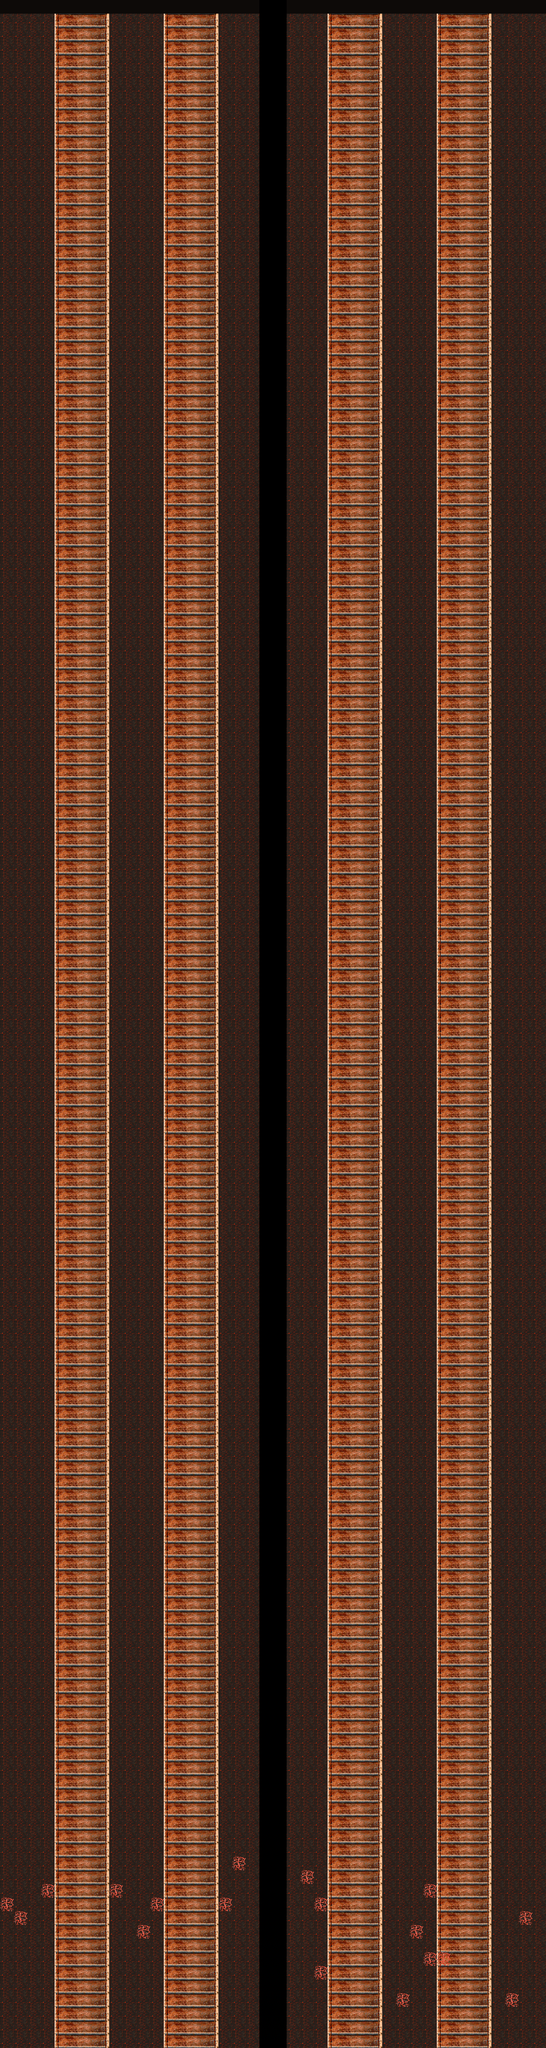

Tiled map render using the project's own tile images. Description and the map definition, with tile-layer contents summarised, below:
An orthogonal 40x150 tile map with 32x32 px tiles, 2 tile layers (piso, decoracion) and 225 objects (138x lava, 76x meta, 5x obstaculo, 4x moneda, jugador1, ...).

<map version="1.10" tiledversion="1.10.2" orientation="orthogonal" renderorder="right-down" width="40" height="150" tilewidth="32" tileheight="32" infinite="0" nextlayerid="10" nextobjectid="303">
 <editorsettings>
  <export target="nivel1.json" format="json" />
 </editorsettings>
 <tileset firstgid="1" name="atlas-lava" tilewidth="32" tileheight="32" tilecount="9" columns="9">
  <image source="../atlas/atlas-lava.png" width="288" height="32" />
  <tile id="4">
   <properties>
    <property name="fuego" type="bool" value="true" />
   </properties>
  </tile>
  <tile id="6">
   <properties>
    <property name="collision" type="bool" value="true" />
   </properties>
  </tile>
 </tileset>
 <layer id="5" name="piso" width="40" height="150">
  <data>[6000 cells, 5700 non-empty, 5 distinct tile ids]</data>
 </layer>
 <layer id="8" name="decoracion" width="40" height="150">
  <data>[6000 cells, 56 non-empty, 2 distinct tile ids]</data>
 </layer>
 <objectgroup id="6" name="objetos">
  <object id="3" name="jugador1" x="180.303" y="4751.46">
   <point />
  </object>
  <object id="4" name="jugador2" x="1084.85" y="4745.82">
   <point />
  </object>
  <object id="21" type="lava" gid="6" x="0" y="4512" width="32" height="32" />
  <object id="22" type="lava" gid="6" x="32" y="4512" width="32" height="32" />
  <object id="23" type="lava" gid="6" x="64" y="4512" width="32" height="32" />
  <object id="24" type="lava" gid="6" x="96" y="4512" width="32" height="32" />
  <object id="25" type="lava" gid="6" x="96" y="4480" width="32" height="32" />
  <object id="26" type="lava" gid="6" x="64" y="4480" width="32" height="32" />
  <object id="27" type="lava" gid="6" x="0" y="4480" width="32" height="32" />
  <object id="28" type="lava" gid="6" x="32" y="4480" width="32" height="32" />
  <object id="30" type="lava" gid="6" x="256" y="4288" width="32" height="32" />
  <object id="31" type="lava" gid="6" x="288" y="4288" width="32" height="32" />
  <object id="32" type="lava" gid="6" x="320" y="4288" width="32" height="32" />
  <object id="33" type="lava" gid="6" x="352" y="4288" width="32" height="32" />
  <object id="38" type="lava" gid="6" x="0" y="3936" width="32" height="32" />
  <object id="39" type="lava" gid="6" x="32" y="3936" width="32" height="32" />
  <object id="40" type="lava" gid="6" x="64" y="3936" width="32" height="32" />
  <object id="41" type="lava" gid="6" x="96" y="3936" width="32" height="32" />
  <object id="42" type="lava" gid="6" x="256" y="3616" width="32" height="32" />
  <object id="43" type="lava" gid="6" x="288" y="3616" width="32" height="32" />
  <object id="44" type="lava" gid="6" x="352" y="3616" width="32" height="32" />
  <object id="45" type="lava" gid="6" x="320" y="3616" width="32" height="32" />
  <object id="46" type="lava" gid="6" x="0" y="3264" width="32" height="32" />
  <object id="47" type="lava" gid="6" x="32" y="3264" width="32" height="32" />
  <object id="48" type="lava" gid="6" x="64" y="3264" width="32" height="32" />
  <object id="49" type="lava" gid="6" x="96" y="3264" width="32" height="32" />
  <object id="50" type="lava" gid="6" x="512" y="3232" width="32" height="32" />
  <object id="51" type="lava" gid="6" x="544" y="3232" width="32" height="32" />
  <object id="52" type="lava" gid="6" x="576" y="3232" width="32" height="32" />
  <object id="53" type="lava" gid="6" x="672" y="3360" width="32" height="32" />
  <object id="54" type="lava" gid="6" x="704" y="3360" width="32" height="32" />
  <object id="55" type="lava" gid="6" x="736" y="3360" width="32" height="32" />
  <object id="56" type="lava" gid="6" x="896" y="3616" width="32" height="32" />
  <object id="57" type="lava" gid="6" x="928" y="3616" width="32" height="32" />
  <object id="58" type="lava" gid="6" x="960" y="3616" width="32" height="32" />
  <object id="59" type="lava" gid="6" x="992" y="3616" width="32" height="32" />
  <object id="60" type="lava" gid="6" x="672" y="3872" width="32" height="32" />
  <object id="61" type="lava" gid="6" x="704" y="3872" width="32" height="32" />
  <object id="62" type="lava" gid="6" x="736" y="3872" width="32" height="32" />
  <object id="63" type="lava" gid="6" x="896" y="4128" width="32" height="32" />
  <object id="64" type="lava" gid="6" x="928" y="4128" width="32" height="32" />
  <object id="65" type="lava" gid="6" x="960" y="4128" width="32" height="32" />
  <object id="66" type="lava" gid="6" x="992" y="4128" width="32" height="32" />
  <object id="67" type="lava" gid="6" x="1152" y="3936" width="32" height="32" />
  <object id="68" type="lava" gid="6" x="1184" y="3936" width="32" height="32" />
  <object id="69" type="lava" gid="6" x="1216" y="3936" width="32" height="32" />
  <object id="70" type="lava" gid="6" x="1248" y="3936" width="32" height="32" />
  <object id="71" type="lava" gid="6" x="1152" y="3264" width="32" height="32" />
  <object id="72" type="lava" gid="6" x="1216" y="3264" width="32" height="32" />
  <object id="73" type="lava" gid="6" x="1184" y="3264" width="32" height="32" />
  <object id="74" type="lava" gid="6" x="1248" y="3264" width="32" height="32" />
  <object id="75" type="lava" gid="6" x="896" y="3040" width="32" height="32" />
  <object id="76" type="lava" gid="6" x="928" y="3040" width="32" height="32" />
  <object id="77" type="lava" gid="6" x="992" y="3040" width="32" height="32" />
  <object id="78" type="lava" gid="6" x="960" y="3040" width="32" height="32" />
  <object id="79" type="lava" gid="6" x="896" y="4352" width="32" height="32" />
  <object id="80" type="lava" gid="6" x="928" y="4352" width="32" height="32" />
  <object id="81" type="lava" gid="6" x="992" y="4352" width="32" height="32" />
  <object id="82" type="lava" gid="6" x="960" y="4352" width="32" height="32" />
  <object id="83" type="lava" gid="6" x="1029.33" y="4477.33" width="32" height="32" />
  <object id="84" type="lava" gid="6" x="1184" y="4480" width="32" height="32" />
  <object id="85" type="lava" gid="6" x="1248" y="4480" width="32" height="32" />
  <object id="86" type="lava" gid="6" x="1216" y="4480" width="32" height="32" />
  <object id="87" type="lava" gid="6" x="574.909" y="3264.48" width="32" height="32" />
  <object id="88" type="lava" gid="6" x="512" y="3264" width="32" height="32" />
  <object id="89" type="lava" gid="6" x="544" y="3264" width="32" height="32" />
  <object id="90" type="lava" gid="6" x="0" y="3296" width="32" height="32" />
  <object id="91" type="lava" gid="6" x="32" y="3296" width="32" height="32" />
  <object id="92" type="lava" gid="6" x="64" y="3296" width="32" height="32" />
  <object id="93" type="lava" gid="6" x="96" y="3296" width="32" height="32" />
  <object id="94" type="lava" gid="6" x="256" y="3648" width="32" height="32" />
  <object id="95" type="lava" gid="6" x="288" y="3648" width="32" height="32" />
  <object id="96" type="lava" gid="6" x="352" y="3648" width="32" height="32" />
  <object id="97" type="lava" gid="6" x="320" y="3648" width="32" height="32" />
  <object id="98" type="lava" gid="6" x="0" y="3968" width="32" height="32" />
  <object id="99" type="lava" gid="6" x="64" y="3968" width="32" height="32" />
  <object id="100" type="lava" gid="6" x="32" y="3968" width="32" height="32" />
  <object id="101" type="lava" gid="6" x="96" y="3968" width="32" height="32" />
  <object id="103" type="lava" gid="6" x="256" y="4256" width="32" height="32" />
  <object id="104" type="lava" gid="6" x="288" y="4256" width="32" height="32" />
  <object id="105" type="lava" gid="6" x="320" y="4256" width="32" height="32" />
  <object id="106" type="lava" gid="6" x="320" y="4256" width="32" height="32" />
  <object id="107" type="lava" gid="6" x="352" y="4256" width="32" height="32" />
  <object id="108" type="lava" gid="6" x="576" y="4064" width="32" height="32" />
  </objectgroup>
</map>
<!-- 141 of 225 objects omitted -->